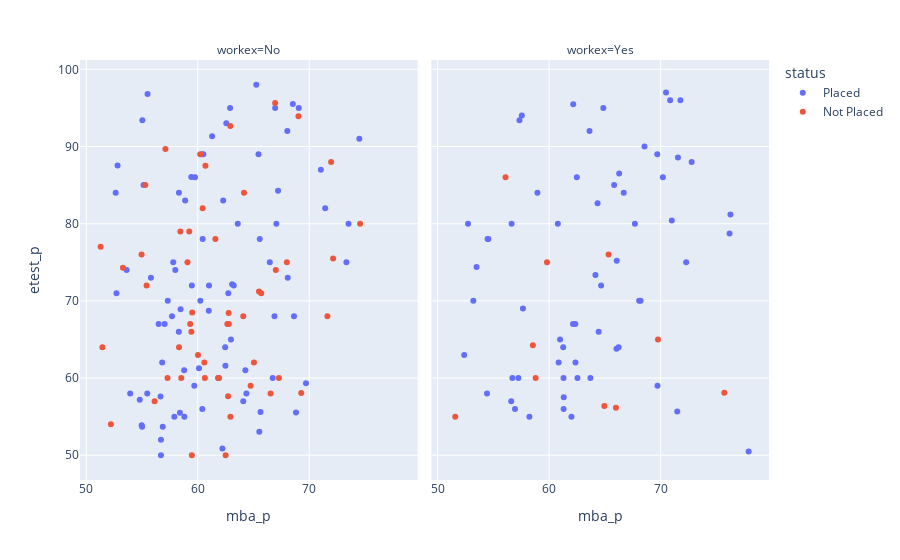

The code cell stored with this chart in its notebook:
### Code cell


### Figure 1 — Plotly figure (JSON) as saved in the notebook; plotly's stock layout.template omitted (floating-point values rounded to 4 significant figures)
{"data": [{"hovertemplate": "status=Placed<br>workex=No<br>mba_p=%{x}<br>etest_p=%{y}<extra></extra>", "legendgroup": "Placed", "marker": {"color": "#636efa", "symbol": "circle"}, "mode": "markers", "name": "Placed", "orientation": "v", "showlegend": true, "type": "scatter", "x": [58.8, 57.8, 55.5, 61.29, 68.63, 56.7, 69.06, 68.81, 57.69, 56.7, 62.21, 62.74, 55.47, 56.86, 62.56, 66.72, 62.9, 62.46, 62.98, 71.04, 65.56, 52.71, 66.88, 63.59, 57.99, 56.66, 62.48, 59.69, 58.78, 58.46, 60.99, 65.45, 66.94, 68.53, 59.75, 67.2, 64.27, 59.42, 57.03, 64.36, 68.03, 59.47, 54.97, 57.31, 60.44, 73.52, 58.31, 54.8, 53.94, 63.08, 55.01, 60.5, 67.05, 73.33, 58.4, 65.63, 60.41, 60.39, 63.23, 55.14, 62.28, 64.08, 58.87, 65.25, 55.03, 66.46, 65.52, 52.64, 57.9, 68.07, 61.82, 71.43, 61.01, 69.71, 55.8, 52.81, 60.11, 58.3, 56.81, 56.49, 74.49, 53.62, 60.23], "xaxis": "x", "y": [55, 75, 96.8, 91.34, 68, 50, 95, 55.53, 68, 52, 50.89, 71, 58, 53.7, 93, 60, 95, 64, 65, 87, 78, 71, 68, 80, 74, 57.6, 61.6, 59, 61, 68.92, 68.71, 89, 95, 95.5, 86, 84.27, 61, 86.04, 67, 58, 92, 72, 53.88, 70, 78, 80, 84, 57.2, 58, 72.15, 53.7, 89, 80, 75, 55.5, 55.6, 56, 89, 72, 85, 83, 57, 83, 98, 93.4, 75, 53.04, 84, 55, 73, 60, 82, 72, 59.32, 73, 87.55, 61.28, 66, 62, 67, 91, 74, 70], "yaxis": "y"}, {"hovertemplate": "status=Placed<br>workex=Yes<br>mba_p=%{x}<br>etest_p=%{y}<extra></extra>", "legendgroup": "Placed", "marker": {"color": "#636efa", "symbol": "circle"}, "mode": "markers", "name": "Placed", "orientation": "v", "showlegend": false, "type": "scatter", "x": [66.28, 62.14, 60.85, 63.7, 64.66, 62.54, 77.89, 63.62, 57.55, 64.15, 72.78, 69.7, 54.55, 57.24, 68.07, 57.65, 62.35, 70.2, 66.69, 62, 76.18, 62.36, 62.16, 64.44, 61.31, 65.83, 58.23, 70.85, 70.48, 64.34, 71.49, 71, 56.7, 61.26, 68.2, 76.26, 68.55, 60.78, 53.49, 60.98, 71.77, 54.43, 56.94, 61.29, 61.3, 62.48, 53.2, 52.72, 72.29, 66.06, 52.38, 66.04, 66.23, 56.6, 64.86, 57.34, 56.63, 58.95, 54.48, 67.69, 71.55, 69.72], "xaxis": "x2", "y": [86.5, 67, 62, 60, 72, 60, 50.48, 92, 94, 73.35, 88, 89, 78, 60, 70, 69, 67, 86, 84, 55, 78.74, 62, 95.46, 66, 57.5, 85, 55, 96, 97, 82.66, 55.67, 80.4, 60, 64, 70, 81.2, 90, 80, 74.4, 65, 96, 58, 56, 60, 56, 86, 70, 80, 75, 75.2, 63, 63.79, 64, 57, 95, 93.4, 80, 84, 78, 80, 88.56, 59], "yaxis": "y2"}, {"hovertemplate": "status=Not Placed<br>workex=No<br>mba_p=%{x}<br>etest_p=%{y}<extra></extra>", "legendgroup": "Not Placed", "marker": {"color": "#EF553B", "symbol": "circle"}, "mode": "markers", "name": "Not Placed", "orientation": "v", "showlegend": true, "type": "scatter", "x": [59.43, 53.29, 52.21, 65.04, 54.96, 67.28, 64.08, 51.29, 58.32, 62.77, 51.45, 66.53, 71.63, 62.65, 65.49, 59.5, 57.1, 59.24, 67, 67.99, 60.44, 59.08, 62.79, 55.41, 69.03, 59.47, 55.3, 65.69, 60.64, 64.15, 61.58, 61.9, 58.52, 61.87, 60.59, 62.72, 74.56, 69.28, 59.32, 60.69, 72.14, 60.02, 57.29, 62.93, 56.13, 66.94, 62.5, 64.74, 71.96, 58.44, 62.92, 60.22], "xaxis": "x", "y": [66, 74.28, 54, 62, 76, 60, 68, 77, 64, 68.44, 64, 58, 68, 67, 71.2, 68.5, 89.69, 79, 74, 75, 82, 75, 67, 72, 93.91, 50, 85, 71, 60, 84, 78, 60, 60, 60, 62, 57.63, 80, 58.06, 67, 87.5, 75.5, 63, 60, 55, 57, 95.65, 50, 59, 88, 79, 92.66, 89], "yaxis": "y"}, {"hovertemplate": "status=Not Placed<br>workex=Yes<br>mba_p=%{x}<br>etest_p=%{y}<extra></extra>", "legendgroup": "Not Placed", "marker": {"color": "#EF553B", "symbol": "circle"}, "mode": "markers", "name": "Not Placed", "orientation": "v", "showlegend": false, "type": "scatter", "x": [51.58, 65.33, 69.76, 64.95, 56.09, 58.54, 65.99, 75.71, 58.79, 59.81], "xaxis": "x2", "y": [55, 76, 65, 56.39, 86, 64.25, 56.15, 58.1, 60, 75], "yaxis": "y2"}], "layout": {"annotations": [{"font": {}, "showarrow": false, "text": "workex=No", "x": 0.245, "xanchor": "center", "xref": "paper", "y": 1, "yanchor": "bottom", "yref": "paper"}, {"font": {}, "showarrow": false, "text": "workex=Yes", "x": 0.755, "xanchor": "center", "xref": "paper", "y": 1, "yanchor": "bottom", "yref": "paper"}], "legend": {"title": {"text": "status"}, "tracegroupgap": 0}, "margin": {"t": 60}, "xaxis": {"anchor": "y", "domain": [0, 0.49], "title": {"text": "mba_p"}}, "xaxis2": {"anchor": "y2", "domain": [0.51, 1], "matches": "x", "title": {"text": "mba_p"}}, "yaxis": {"anchor": "x", "domain": [0, 1], "title": {"text": "etest_p"}}, "yaxis2": {"anchor": "x2", "domain": [0, 1], "matches": "y", "showticklabels": false}}}
